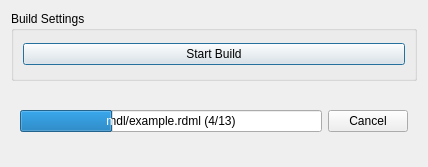
<?xml version="1.0" encoding="UTF-8"?>
<ui version="4.0">
 <class>CBuildAssetDialog</class>
 <widget class="QDialog" name="CBuildAssetDialog">
  <property name="geometry">
   <rect>
    <x>0</x>
    <y>0</y>
    <width>428</width>
    <height>167</height>
   </rect>
  </property>
  <property name="sizePolicy">
   <sizepolicy hsizetype="Preferred" vsizetype="Minimum">
    <horstretch>0</horstretch>
    <verstretch>0</verstretch>
   </sizepolicy>
  </property>
  <property name="windowTitle">
   <string>Dialog</string>
  </property>
  <layout class="QVBoxLayout" name="verticalLayout_4">
   <item>
    <widget class="QGroupBox" name="groupBox">
     <property name="sizePolicy">
      <sizepolicy hsizetype="Preferred" vsizetype="Minimum">
       <horstretch>0</horstretch>
       <verstretch>0</verstretch>
      </sizepolicy>
     </property>
     <property name="title">
      <string>Build Settings</string>
     </property>
     <layout class="QVBoxLayout" name="verticalLayout_2">
      <item>
       <layout class="QFormLayout" name="ConfigFormLayout"/>
      </item>
      <item>
       <widget class="QPushButton" name="StartBuildButton">
        <property name="text">
         <string>Start Build</string>
        </property>
       </widget>
      </item>
     </layout>
    </widget>
   </item>
   <item>
    <widget class="QWidget" name="StatusGroup" native="true">
     <property name="sizePolicy">
      <sizepolicy hsizetype="Preferred" vsizetype="Minimum">
       <horstretch>0</horstretch>
       <verstretch>0</verstretch>
      </sizepolicy>
     </property>
     <layout class="QVBoxLayout" name="verticalLayout_5">
      <item>
       <layout class="QHBoxLayout" name="horizontalLayout">
        <item>
         <layout class="QVBoxLayout" name="verticalLayout">
          <item>
           <widget class="QProgressBar" name="buildProgressBar">
            <property name="maximum">
             <number>13</number>
            </property>
            <property name="value">
             <number>4</number>
            </property>
            <property name="textVisible">
             <bool>true</bool>
            </property>
            <property name="format">
             <string>mdl/example.rdml (%v/%m)</string>
            </property>
           </widget>
          </item>
         </layout>
        </item>
        <item>
         <layout class="QVBoxLayout" name="verticalLayout_3">
          <item>
           <widget class="QPushButton" name="CancelBuildButton">
            <property name="text">
             <string>Cancel</string>
            </property>
           </widget>
          </item>
         </layout>
        </item>
       </layout>
      </item>
     </layout>
    </widget>
   </item>
  </layout>
 </widget>
 <resources/>
 <connections/>
</ui>
